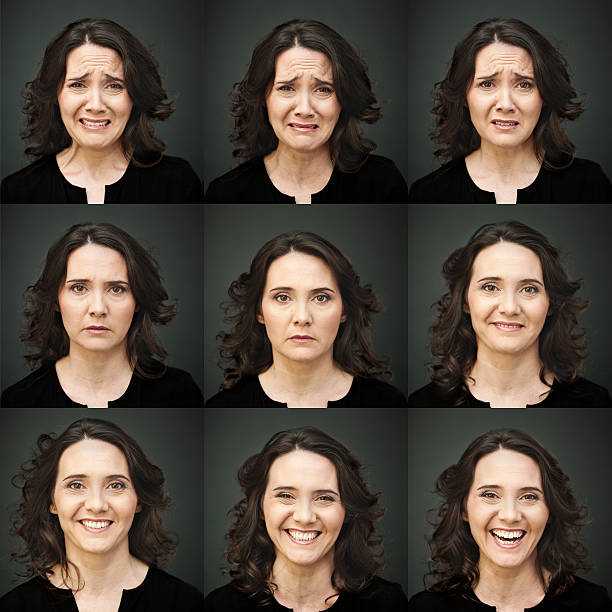
#> input picture cvml/faces.jpg, 612 x 612 px
$ jupyter execute --allow-errors 'Trying Object Detection Code.ipynb'   (shell and % lines are left out)
#> lines starting #> are read from the running program, lines starting #| are printed output that depends on the picture; after the words box and inside, x2 and y2 are one past the last pixel; in counts of white or black regions, pixels touching at a corner belong together
# Trying Face Detection using this tutorial

Haar-cascade Detection in OpenCV
OpenCV comes with a trainer as well as detector. If you want to train your own classifier for any object like car, planes etc. you can use OpenCV to create one. Its full details are given here: Cascade Classifier Training.

[cell 1]
import numpy as np
import cv2

face_cascade = cv2.CascadeClassifier('haarcascade_frontalface_default.xml')
eye_cascade = cv2.CascadeClassifier('haarcascade_eye.xml')

img = cv2.imread('faces.jpg')
#> img is the input picture: shape (612, 612, 3); mean B, G, R 60.7, 70.3, 80.5
gray = cv2.cvtColor(img, cv2.COLOR_BGR2GRAY)
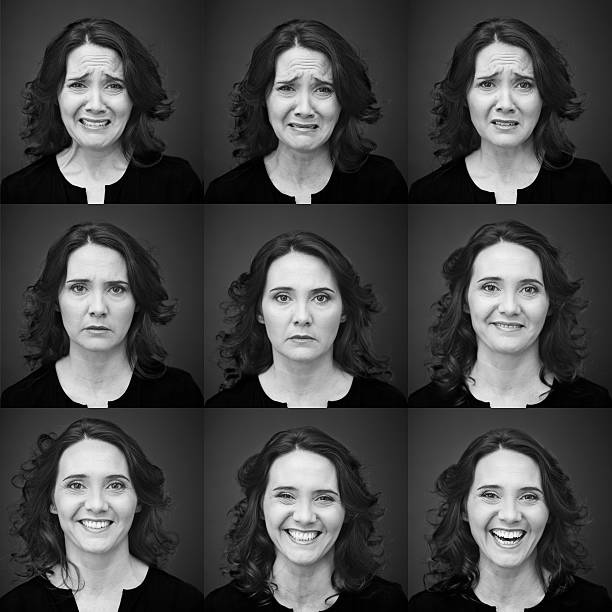
#> gray: shape (612, 612); min 0, max 254, mean 72.3

[cell 2]
faces = face_cascade.detectMultiScale(gray, 1.3, 5)
#> faces = [[47, 48, 97, 97], [255, 50, 98, 98], [48, 251, 98, 98], [251, 258, 102, 102], [44, 446, 101, 101], [457, 457, 102, 102], [455, 45, 100, 100], [458, 248, 103, 103], [254, 457, 102, 102]]
for (x,y,w,h) in faces:
    cv2.rectangle(img,(x,y),(x+w,y+h),(255,0,0),2)
    roi_gray = gray[y:y+h, x:x+w]
    roi_color = img[y:y+h, x:x+w]
    eyes = eye_cascade.detectMultiScale(roi_gray)
    for (ex,ey,ew,eh) in eyes:
        cv2.rectangle(roi_color,(ex,ey),(ex+ew,ey+eh),(0,255,0),2)
#> this loop made 9 passes
#> (x, y, w, h, eyes) on passes 1 to 9: (47, 48, 97, 97, [[53, 25, 26, 26], [26, 62, 22, 22]]), (255, 50, 98, 98, [[19, 28, 24, 24]]), (48, 251, 98, 98, [[55, 27, 24, 24], [18, 24, 27, 27]]), (251, 258, 102, 102, [[18, 26, 27, 27], [56, 27, 27, 27]]), (44, 446, 101, 101, [[17, 25, 30, 30], [57, 27, 28, 28]]), (457, 457, 102, 102, [[59, 28, 26, 26], [19, 24, 29, 29]]), (455, 45, 100, 100, [[20, 28, 24, 24], [57, 28, 25, 25]]), (458, 248, 103, 103, [[18, 26, 29, 29], [56, 28, 26, 26]]), (254, 457, 102, 102, [[58, 30, 24, 24]])
#> pass 1, `roi_gray = gray[y:y+h, x:x+w]`:
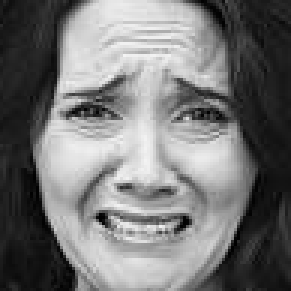
#> roi_gray: shape (97, 97) (shown 3 times larger); min 0, max 244, mean 118
#> pass 1, `roi_color = img[y:y+h, x:x+w]`:
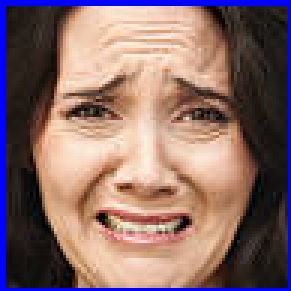
#> roi_color: shape (97, 97, 3) (shown 3 times larger); mean B, G, R 106.3, 107.8, 136
#> pass 2, `roi_gray = gray[y:y+h, x:x+w]`:
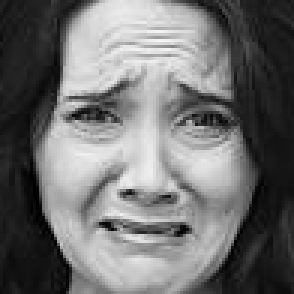
#> roi_gray: shape (98, 98) (shown 3 times larger); min 0, max 244, mean 112.2
#> pass 2, `roi_color = img[y:y+h, x:x+w]`:
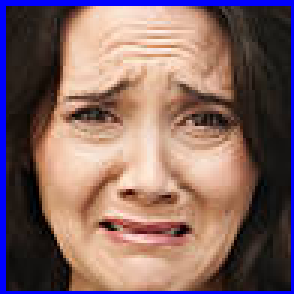
#> roi_color: shape (98, 98, 3) (shown 3 times larger); mean B, G, R 100.8, 102.3, 131
#> after the loop:
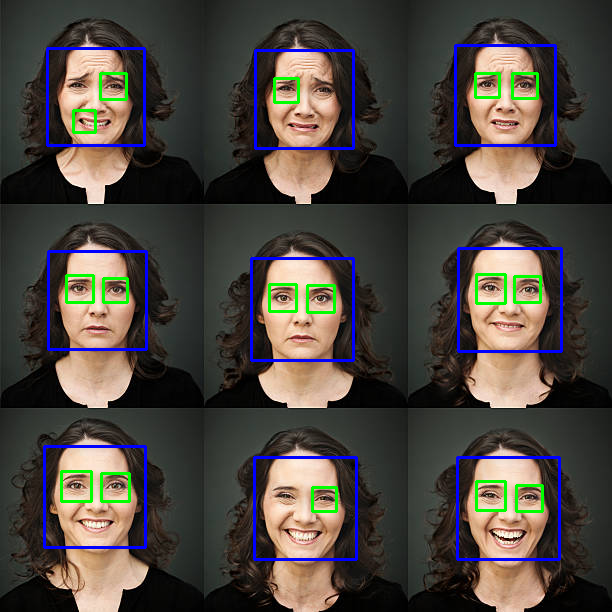
#> img: shape (612, 612, 3); 4.21% of pixels changed, all inside (x1, y1, x2, y2) = (43, 44, 563, 561)
#> after the loop:
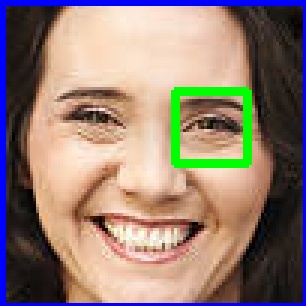
#> roi_color: shape (102, 102, 3) (shown 3 times larger); mean B, G, R 115.6, 125.7, 146.1
#> after the loop:
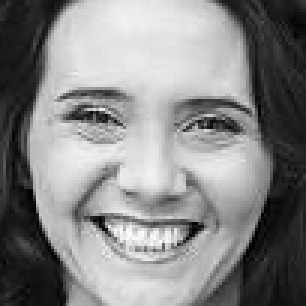
#> roi_gray: shape (102, 102) (shown 3 times larger); min 0, max 254, mean 134.2
